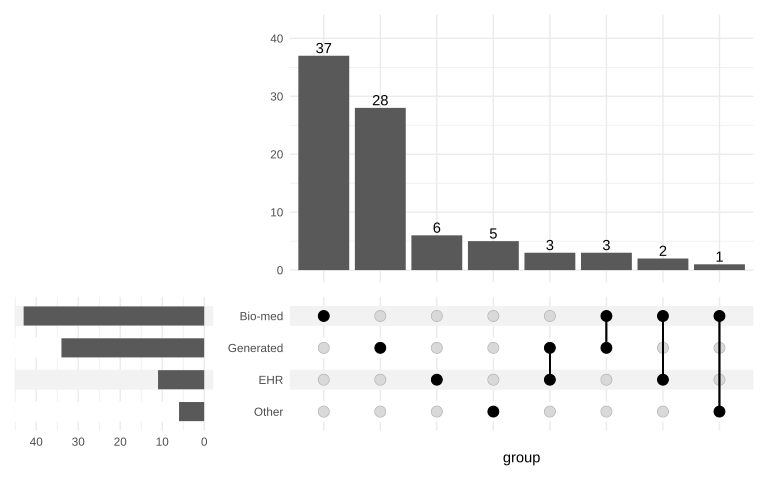

R code for this plot:
library(ComplexUpset)
library(ggplot2)

data <- data.frame(
  "EHR" = c(TRUE, FALSE, FALSE, FALSE, TRUE, TRUE, FALSE, FALSE, FALSE, FALSE, FALSE, FALSE, FALSE, FALSE, FALSE, FALSE, FALSE, FALSE, FALSE, FALSE, FALSE, FALSE, FALSE, FALSE, FALSE, FALSE, TRUE, FALSE, FALSE, FALSE, TRUE, FALSE, TRUE, FALSE, FALSE, FALSE, FALSE, FALSE, TRUE, FALSE, FALSE, FALSE, FALSE, FALSE, FALSE, FALSE, TRUE, TRUE, FALSE, FALSE, FALSE, FALSE, FALSE, FALSE, FALSE, FALSE, FALSE, FALSE, FALSE, FALSE, FALSE, TRUE, FALSE, FALSE, FALSE, FALSE, FALSE, FALSE, FALSE, FALSE, FALSE, FALSE, FALSE, FALSE, FALSE, FALSE, FALSE, FALSE, FALSE, FALSE, FALSE, FALSE, FALSE, FALSE, TRUE),
  "Bio-med" = c(FALSE, FALSE, FALSE, TRUE, FALSE, FALSE, TRUE, TRUE, FALSE, FALSE, FALSE, FALSE, FALSE, TRUE, TRUE, TRUE, TRUE, TRUE, FALSE, FALSE, TRUE, FALSE, TRUE, TRUE, TRUE, TRUE, TRUE, TRUE, TRUE, TRUE, FALSE, TRUE, FALSE, TRUE, TRUE, TRUE, TRUE, TRUE, FALSE, TRUE, TRUE, TRUE, FALSE, FALSE, FALSE, TRUE, FALSE, FALSE, FALSE, TRUE, FALSE, TRUE, TRUE, TRUE, FALSE, TRUE, FALSE, FALSE, FALSE, TRUE, FALSE, FALSE, FALSE, FALSE, FALSE, FALSE, FALSE, TRUE, FALSE, TRUE, FALSE, TRUE, TRUE, TRUE, FALSE, TRUE, FALSE, TRUE, TRUE, FALSE, FALSE, TRUE, FALSE, FALSE, TRUE),
  "Generated" = c(TRUE, TRUE, FALSE, FALSE, TRUE, FALSE, FALSE, FALSE, TRUE, FALSE, TRUE, FALSE, TRUE, FALSE, FALSE, FALSE, FALSE, FALSE, TRUE, TRUE, FALSE, TRUE, FALSE, FALSE, TRUE, FALSE, FALSE, FALSE, FALSE, FALSE, FALSE, FALSE, FALSE, FALSE, FALSE, FALSE, FALSE, FALSE, FALSE, FALSE, FALSE, FALSE, TRUE, TRUE, TRUE, FALSE, FALSE, FALSE, FALSE, FALSE, TRUE, FALSE, FALSE, FALSE, TRUE, FALSE, TRUE, TRUE, TRUE, FALSE, TRUE, TRUE, TRUE, TRUE, TRUE, TRUE, TRUE, FALSE, TRUE, FALSE, TRUE, TRUE, TRUE, FALSE, TRUE, FALSE, TRUE, FALSE, FALSE, TRUE, TRUE, FALSE, TRUE, FALSE, FALSE),
  "Other" = c(FALSE, FALSE, TRUE, TRUE, FALSE, FALSE, FALSE, FALSE, FALSE, TRUE, FALSE, TRUE, FALSE, FALSE, FALSE, FALSE, FALSE, FALSE, FALSE, FALSE, FALSE, FALSE, FALSE, FALSE, FALSE, FALSE, FALSE, FALSE, FALSE, FALSE, FALSE, FALSE, FALSE, FALSE, FALSE, FALSE, FALSE, FALSE, FALSE, FALSE, FALSE, FALSE, FALSE, FALSE, FALSE, FALSE, FALSE, FALSE, TRUE, FALSE, FALSE, FALSE, FALSE, FALSE, FALSE, FALSE, FALSE, FALSE, FALSE, FALSE, FALSE, FALSE, FALSE, FALSE, FALSE, FALSE, FALSE, FALSE, FALSE, FALSE, FALSE, FALSE, FALSE, FALSE, FALSE, FALSE, FALSE, FALSE, FALSE, FALSE, FALSE, FALSE, FALSE, TRUE, FALSE),
  check.names = FALSE
)

p <- ComplexUpset::upset(
  data,
  intersect = c("EHR", "Bio-med", "Generated", "Other"),
  base_annotations = list(
    'Intersection size' = intersection_size(
      bar_number_threshold = 1,
      text_colors = c(on_background = 'black', on_bar = 'black')
    ) +
      scale_y_continuous(limits = c(0, 42)) +
      theme(axis.title.y = element_blank())
  ),
  set_sizes = upset_set_size() +
    theme(axis.title.x = element_blank()),
  matrix = intersection_matrix() +
    theme(axis.title.x = element_blank())
)

ggplot2::ggsave("data_domain_upset.svg", p, width = 8, height = 5)
